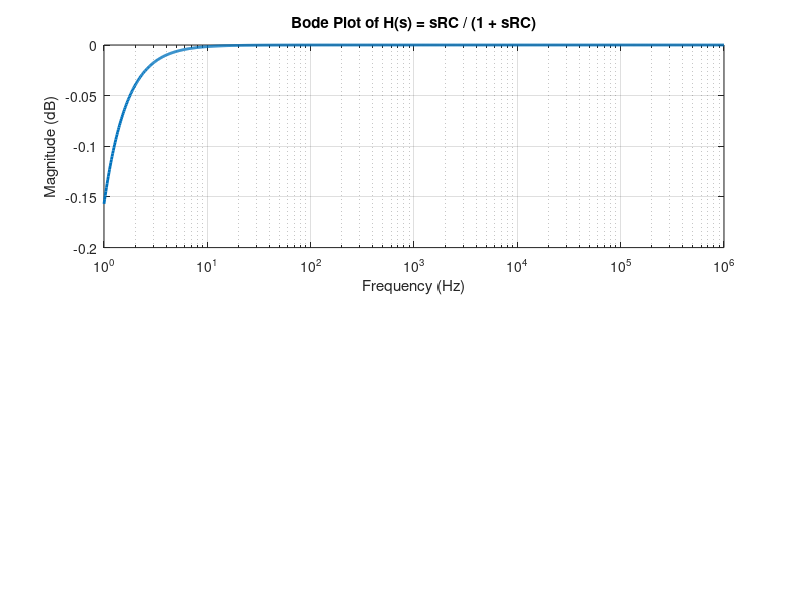

MATLAB code for this plot: (Note: this script raises an error after producing the figure.)
% Given values
R = 830e3;      % 830 kΩ
C = 1e-6;      % 10 µF

% Frequency range (log scale)
f = logspace(0, 6, 1000);   % from 1 Hz to 1 MHz
w = 2*pi*f;                 % angular frequency

% Transfer function: H(jw) = j*w*R*C / (1 + j*w*R*C)
H = 1j*w*R*C ./ (1 + 1j*w*R*C);

% Magnitude in dB and Phase in degrees
mag = 20*log10(abs(H));
phase = angle(H)*180/pi;

% Cutoff frequency
fc = 1 / (2*pi*R*C);
fprintf('Cutoff frequency (fc) = %.4f Hz\n', fc);

% Plot magnitude
figure;
subplot(2,1,1);
semilogx(f, mag, 'LineWidth', 2);
grid on;
xlabel('Frequency (Hz)');
ylabel('Magnitude (dB)');
title('Bode Plot of H(s) = sRC / (1 + sRC)');
hold on;
xline(fc, '--r', sprintf('f_c = %.2f Hz', fc), 'LabelOrientation', 'horizontal', 'LabelVerticalAlignment', 'bottom');

% Plot phase
subplot(2,1,2);
semilogx(f, phase, 'LineWidth', 2);
grid on;
xlabel('Frequency (Hz)');
ylabel('Phase (degrees)');
hold on;
xline(fc, '--r');
